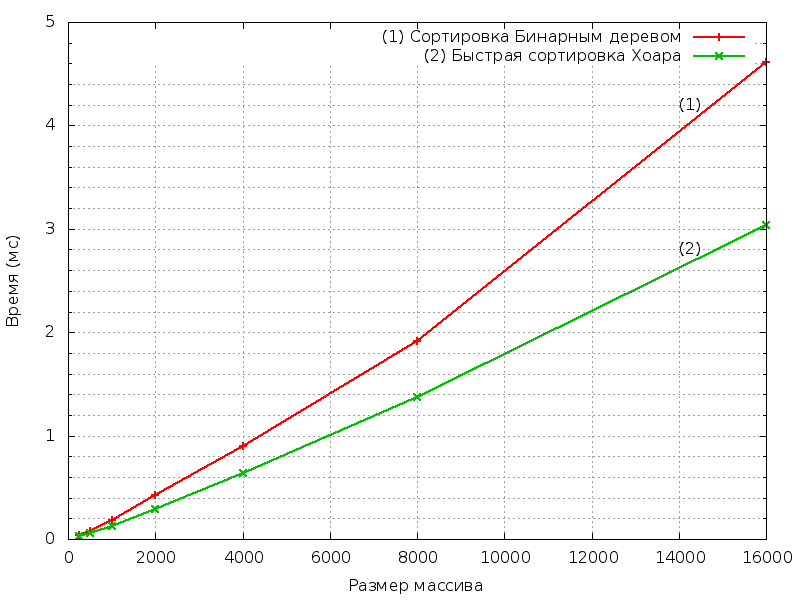

Here is the gnuplot script that generated this plot:
#cat graphic.ptl |gnuplot
set terminal png size 800, 600 
set output 'graphic.png'
set ylabel "Время (мс)"
set xlabel "Размер массива"
set yrange [0:5]
set mytics (5) 
set grid xtics ytics mytics
set label "(1)" at 14000,4.2;
set label "(2)" at 14000,2.8;
plot 'graphic.log' u 1:2  w linesp  lw 2  title "(1) Сортировка Бинарным деревом", 'graphic.log' u 1:3 w  linesp lw 2  title "(2) Быстрая сортировка Хоара"


